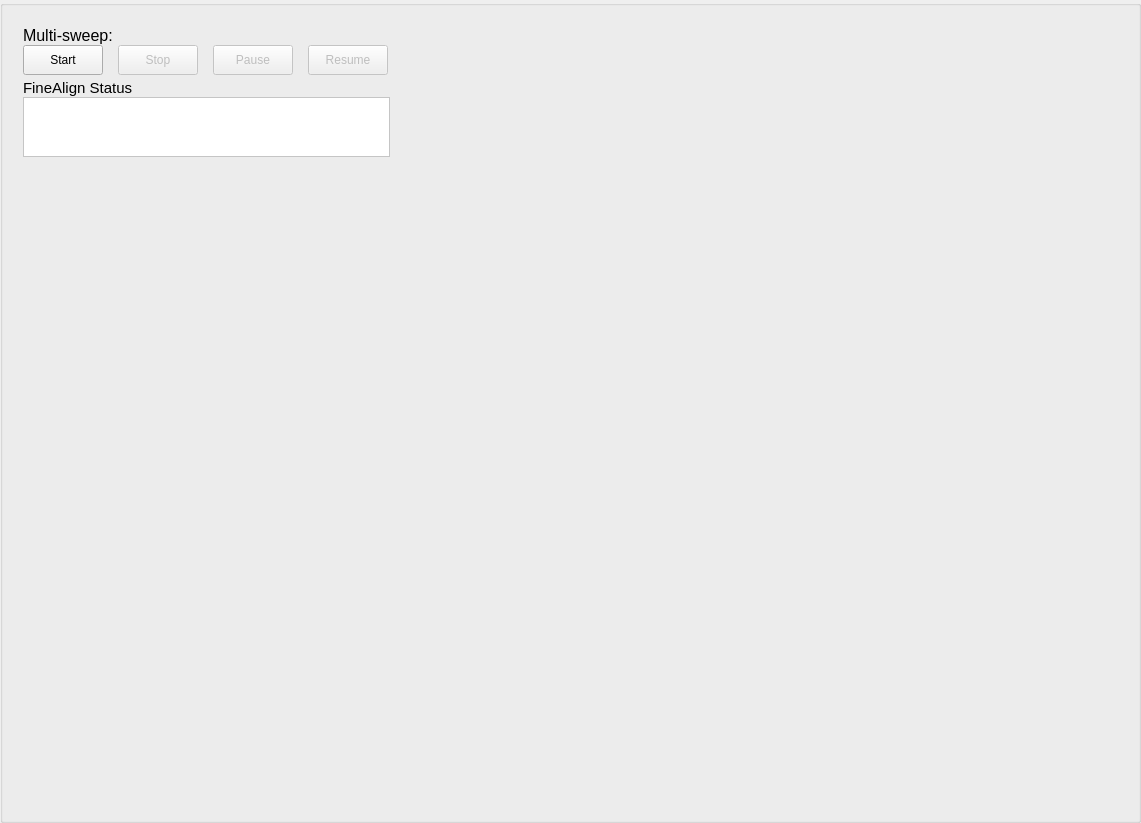
<?xml version="1.0" encoding="UTF-8"?>
<ui version="4.0">
 <class>GroupBox</class>
 <widget class="QGroupBox" name="GroupBox">
  <property name="geometry">
   <rect>
    <x>0</x>
    <y>0</y>
    <width>1141</width>
    <height>823</height>
   </rect>
  </property>
  <property name="windowTitle">
   <string>GroupBox</string>
  </property>
  <layout class="QHBoxLayout" name="horizontalLayout_2" stretch="0,2">
   <property name="leftMargin">
    <number>20</number>
   </property>
   <property name="topMargin">
    <number>20</number>
   </property>
   <property name="rightMargin">
    <number>20</number>
   </property>
   <item>
    <layout class="QVBoxLayout" name="verticalLayout_3" stretch="0,0,2">
     <property name="spacing">
      <number>4</number>
     </property>
     <property name="topMargin">
      <number>0</number>
     </property>
     <property name="rightMargin">
      <number>20</number>
     </property>
     <item>
      <layout class="QVBoxLayout" name="verticalLayout" stretch="0,0">
       <property name="spacing">
        <number>0</number>
       </property>
       <property name="sizeConstraint">
        <enum>QLayout::SetMaximumSize</enum>
       </property>
       <property name="bottomMargin">
        <number>0</number>
       </property>
       <item>
        <widget class="QLabel" name="label_8">
         <property name="font">
          <font>
           <pointsize>12</pointsize>
          </font>
         </property>
         <property name="text">
          <string>Multi-sweep:</string>
         </property>
        </widget>
       </item>
       <item>
        <layout class="QHBoxLayout" name="horizontalLayout" stretch="0,0,0,0,2">
         <property name="spacing">
          <number>15</number>
         </property>
         <property name="sizeConstraint">
          <enum>QLayout::SetDefaultConstraint</enum>
         </property>
         <item>
          <widget class="QPushButton" name="start">
           <property name="minimumSize">
            <size>
             <width>80</width>
             <height>30</height>
            </size>
           </property>
           <property name="text">
            <string>Start</string>
           </property>
          </widget>
         </item>
         <item>
          <widget class="QPushButton" name="stop">
           <property name="enabled">
            <bool>false</bool>
           </property>
           <property name="minimumSize">
            <size>
             <width>80</width>
             <height>30</height>
            </size>
           </property>
           <property name="text">
            <string>Stop</string>
           </property>
          </widget>
         </item>
         <item>
          <widget class="QPushButton" name="pause">
           <property name="enabled">
            <bool>false</bool>
           </property>
           <property name="minimumSize">
            <size>
             <width>80</width>
             <height>30</height>
            </size>
           </property>
           <property name="text">
            <string>Pause</string>
           </property>
          </widget>
         </item>
         <item>
          <widget class="QPushButton" name="resume">
           <property name="enabled">
            <bool>false</bool>
           </property>
           <property name="minimumSize">
            <size>
             <width>80</width>
             <height>30</height>
            </size>
           </property>
           <property name="text">
            <string>Resume</string>
           </property>
          </widget>
         </item>
         <item>
          <spacer name="horizontalSpacer_2">
           <property name="orientation">
            <enum>Qt::Horizontal</enum>
           </property>
           <property name="sizeHint" stdset="0">
            <size>
             <width>2</width>
             <height>20</height>
            </size>
           </property>
          </spacer>
         </item>
        </layout>
       </item>
      </layout>
     </item>
     <item>
      <layout class="QVBoxLayout" name="verticalLayout_2" stretch="0,0">
       <property name="spacing">
        <number>0</number>
       </property>
       <item>
        <widget class="QLabel" name="label">
         <property name="font">
          <font>
           <pointsize>11</pointsize>
          </font>
         </property>
         <property name="text">
          <string>FineAlign Status</string>
         </property>
        </widget>
       </item>
       <item>
        <widget class="QTextBrowser" name="fineAlignLog">
         <property name="sizePolicy">
          <sizepolicy hsizetype="Minimum" vsizetype="Minimum">
           <horstretch>0</horstretch>
           <verstretch>0</verstretch>
          </sizepolicy>
         </property>
         <property name="maximumSize">
          <size>
           <width>500</width>
           <height>60</height>
          </size>
         </property>
         <property name="baseSize">
          <size>
           <width>20</width>
           <height>39</height>
          </size>
         </property>
         <property name="styleSheet">
          <string notr="true">background-color: rgb(255, 255, 255);</string>
         </property>
        </widget>
       </item>
      </layout>
     </item>
     <item>
      <spacer name="verticalSpacer_2">
       <property name="orientation">
        <enum>Qt::Vertical</enum>
       </property>
       <property name="sizeType">
        <enum>QSizePolicy::Preferred</enum>
       </property>
       <property name="sizeHint" stdset="0">
        <size>
         <width>20</width>
         <height>40</height>
        </size>
       </property>
      </spacer>
     </item>
    </layout>
   </item>
   <item>
    <layout class="QVBoxLayout" name="graphLayout">
     <property name="rightMargin">
      <number>0</number>
     </property>
    </layout>
   </item>
  </layout>
 </widget>
 <resources/>
 <connections/>
</ui>
